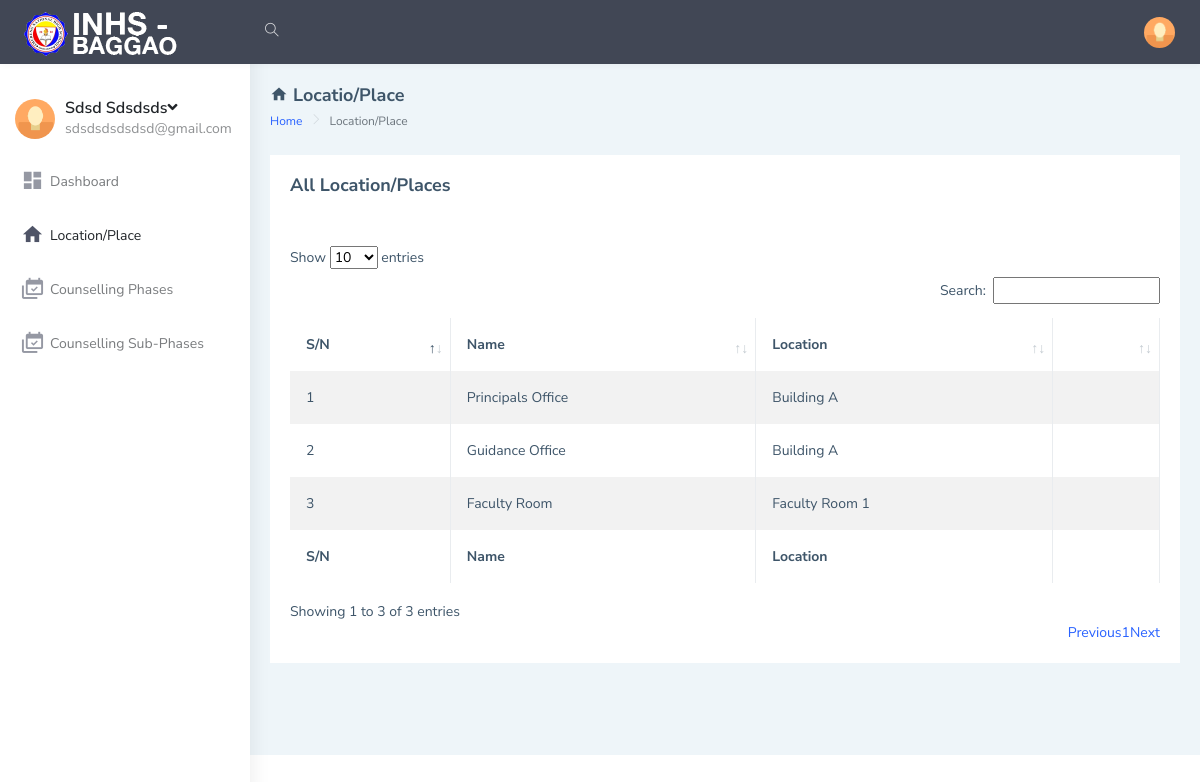
Screenshot of /student/branch.php (signed in) with the database file from the repository.
### tables this page shows
CREATE TABLE `users_tbl` (
  `id` int(10) NOT NULL,
  `firstName` varchar(50) DEFAULT NULL,
  `lastName` varchar(50) DEFAULT NULL,
  `emailAddress` varchar(50) DEFAULT NULL,
  `password` varchar(20) DEFAULT NULL,
  `phoneNo` varchar(20) DEFAULT NULL,
  `address` text DEFAULT NULL,
  `dob` varchar(20) DEFAULT NULL,
  `gender` varchar(10) DEFAULT NULL,
  `hobbies` text DEFAULT NULL,
  `course` varchar(50) DEFAULT NULL,
  `qualification` varchar(50) DEFAULT NULL,
  `qualificationGrade` varchar(50) DEFAULT NULL,
  `skills` text DEFAULT NULL,
  `scheduleTypeId` varchar(10) DEFAULT NULL,
  `dateCreated` varchar(20) DEFAULT NULL
);

CREATE TABLE `branch_tbl` (
  `id` int(10) NOT NULL,
  `branchName` varchar(50) DEFAULT NULL,
  `branchLocation` varchar(50) DEFAULT NULL,
  `dateCreated` varchar(20) DEFAULT NULL
);

### student/includes/session.php (called while the page is built, shortened)
<?php
include('dbconnection.php');
if (isset($_SESSION['user_id']))
{
    $user_id = $_SESSION['user_id'];
    $que=mysqli_query($con,"select * from users_tbl where id ='$user_id'");
    $ret=mysqli_fetch_array($que);
}
else{
  echo "<script type = \"text/javascript\">
  window.location = (\"../index.php\");
  </script>";
}
?>

### student/branch.php (the view, shortened to what this page needs)
<!DOCTYPE html>
<html dir="ltr" lang="en">
<?php
include('includes/session.php');
include('includes/header.php');
?>
<body>
    <div id="main-wrapper" data-layout="vertical" data-navbarbg="skin5" data-sidebartype="full"
        data-sidebar-position="absolute" data-header-position="absolute" data-boxed-layout="full">
        <?php include 'includes/topbar.php'?>
        <?php include 'includes/sidebar.php'?>
        <div class="page-wrapper">
            <div class="page-breadcrumb">
                <div class="row align-items-center">
                    <div class="col-5">
                        <h4 class="page-title"><i class="mdi mdi-home"></i> Locatio/Place</h4>
                        <div class="d-flex align-items-center">
                            <nav aria-label="breadcrumb">
                                <ol class="breadcrumb">
                                    <li class="breadcrumb-item"><a href="#">Home</a></li>
                                    <li class="breadcrumb-item active" aria-current="page">Location/Place</li>
                                </ol>
                            </nav>
                        </div>
                    </div>
                </div>
            </div>
            <div class="container-fluid">
                <div class="row">
                    <div class="col-lg-12 col-xlg-12 col-md-12">
                        <div class="card">
                            <div class="card-body">
                            <h4 class="page-title">All Location/Places</h4>
                                <br><br>
                                <table id="example" class="table table-striped table-bordered" style="width:100%">
                                    <thead>
                                        <tr>
                                            <th>S/N</th>
                                            <th>Name</th>
                                            <th>Location</th>
                                            <th></th>
                                        </tr>
                                    </thead>
                                    <tbody>
                                    <?php
                                        $cnt = 1;
                                        $que=mysqli_query($con,"SELECT * from branch_tbl");
                                        while ($row=mysqli_fetch_array($que)) {
                                        ?>
                                        <tr>
                                            <td><?php echo $cnt;?></td>
                                            <td><?php echo $row['branchName'];?></td>
                                            <td><?php echo $row['branchLocation'];?></td>
                                            <td></td>
                                        </tr>
                                        <?php
                                            $cnt=$cnt+1;
                                        }
                                    ?>
                                    </tbody>
                                        <tfoot>
                                            <tr>
                                                <th>S/N</th>
                                                <th>Name</th>
                                                <th>Location</th>
                                                <th></th>
                                            </tr>
                                    </tfoot>
                                </table>
                            </div>
                        </div>
                    </div>
                </div>
            </div>
        </div>
    </div>
</body>
</html>

### student/includes/sidebar.php (shortened to what this page needs)
<aside class="left-sidebar" data-sidebarbg="skin6">
    <div class="scroll-sidebar">
        <nav class="sidebar-nav">
            <ul id="sidebarnav">
                <li>
                    <div class="user-profile d-flex no-block dropdown m-t-20">
                        <div class="user-pic"><img src="../assets/images/users/1.jpg" alt="users"
                                class="rounded-circle" width="40" /></div>
                        <div class="user-content hide-menu m-l-10">
                            <a href="#" class="" id="Userdd" role="button"
                                data-bs-toggle="dropdown" aria-haspopup="true" aria-expanded="false">
                                <h5 class="m-b-0 user-name font-medium"><?php echo ucfirst($ret['firstName'])." ".ucfirst($ret['lastName']);?><i
                                        class="fa fa-angle-down"></i></h5>
                                <span class="op-5 user-email"><?php echo $ret['emailAddress'];?></span>
                            </a>
                        </div>
                    </div>
                </li>
                <li class="sidebar-item"> <a class="sidebar-link waves-effect waves-dark sidebar-link"
                        href="index.php" aria-expanded="false"><i class="mdi mdi-view-dashboard"></i><span
                            class="hide-menu">Dashboard</span></a></li>
                <li class="sidebar-item"> <a class="sidebar-link waves-effect waves-dark sidebar-link"
                    href="branch.php" aria-expanded="false"><i class="mdi mdi-home"></i><span
                class="hide-menu">Location/Place</span></a></li>
                <li class="sidebar-item"> <a class="sidebar-link waves-effect waves-dark sidebar-link"
                    href="schedule.php" aria-expanded="false"><i class="mdi mdi-calendar-multiple-check"></i><span
                class="hide-menu">Counselling Phases</span></a></li>
                <li class="sidebar-item"> <a class="sidebar-link waves-effect waves-dark sidebar-link"
                    href="schedule2.php" aria-expanded="false"><i class="mdi mdi-calendar-multiple-check"></i><span
                class="hide-menu">Counselling Sub-Phases</span></a></li>
            </ul>
        </nav>
    </div>
</aside>

### rows the page displays
users_tbl: firstName "Sdsd", lastName "Sdsdsds", emailAddress "sdsdsdsdsdsd@gmail.com"
branch_tbl: branchName "Principals Office", branchLocation "Building A"
branch_tbl: branchName "Guidance Office", branchLocation "Building A"
branch_tbl: branchName "Faculty Room", branchLocation "Faculty Room 1"
